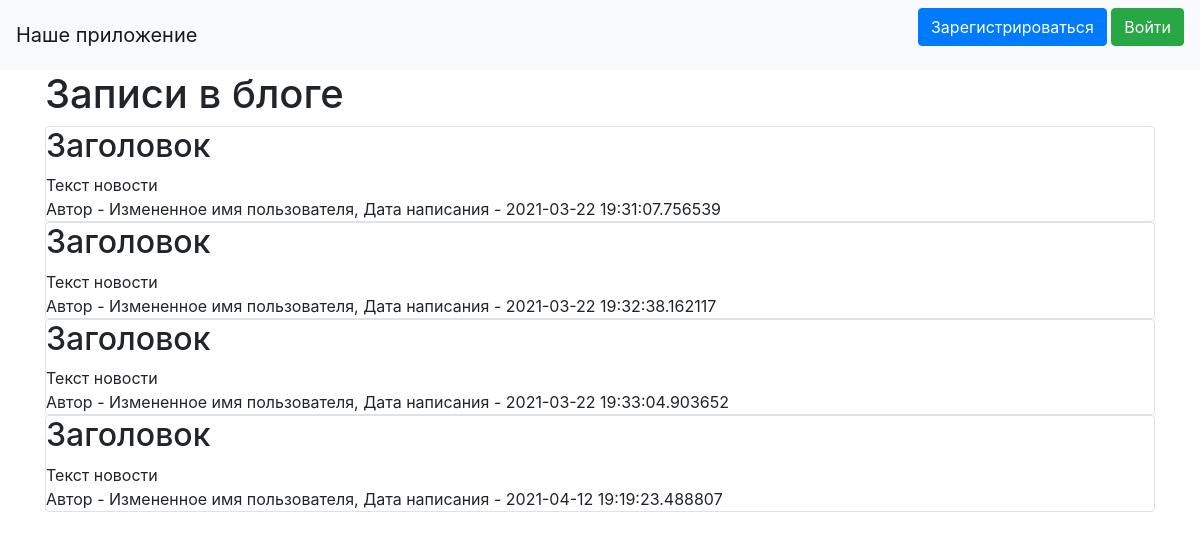
The page / on the database its author committed.
### data/news.py (models this page shows)
class News(SqlAlchemyBase, SerializerMixin):
    __tablename__ = 'news'
    id = sqlalchemy.Column(sqlalchemy.Integer,
                           primary_key=True, autoincrement=True)
    title = sqlalchemy.Column(sqlalchemy.String, nullable=True)
    content = sqlalchemy.Column(sqlalchemy.String, nullable=True)
    created_date = sqlalchemy.Column(sqlalchemy.DateTime,
                                     default=datetime.datetime.now)
    is_private = sqlalchemy.Column(sqlalchemy.Boolean, default=True)
    user_id = sqlalchemy.Column(sqlalchemy.Integer,
                                sqlalchemy.ForeignKey("users.id"))
    user = orm.relationship('User')
    categories = orm.relationship("Category",
                              secondary="association",
                              backref="news")

### data/users.py (models this page shows, shortened)
class User(SqlAlchemyBase, UserMixin, SerializerMixin):
    __tablename__ = 'users'
    id = sqlalchemy.Column(sqlalchemy.Integer,
                           primary_key=True, autoincrement=True)
    name = sqlalchemy.Column(sqlalchemy.String, nullable=True)
    about = sqlalchemy.Column(sqlalchemy.String, nullable=True)
    email = sqlalchemy.Column(sqlalchemy.String,
                              index=True, unique=True, nullable=True)
    hashed_password = sqlalchemy.Column(sqlalchemy.String, nullable=True)
    created_date = sqlalchemy.Column(sqlalchemy.DateTime,
                                     default=datetime.datetime.now)
    news = orm.relationship("News", back_populates='user')

### main.py (the view)
@app.route("/")
def index():
    db_sess = db_session.create_session()
    if current_user.is_authenticated:
        news = db_sess.query(News).filter(
            (News.user == current_user) | (News.is_private != True))
    else:
        news = db_sess.query(News).filter(News.is_private != True)
    return render_template("index.html", news=news)

### data/db_session.py (called while the page is built)
def create_session() -> Session:
    global __factory
    return __factory()

### templates/index.html (shortened to what this page needs)
{% extends "base.html" %}
{% block content %}
<h1>Записи в блоге</h1>
{% for item in news%}
<div class="col-md6 border rounded">
    <h2>{{item.title}}</h2>
    <div>
        {{item.content}}
    </div>
    <div>
        Автор - {{item.user.name}}, Дата написания - {{item.created_date}}
    </div>
</div>
{% endfor %}
{% endblock %}

### templates/base.html (shortened to what this page needs)
<!doctype html>
<html lang="en">
<head>
    <link rel="stylesheet"
          href="https://stackpath.bootstrapcdn.com/bootstrap/4.4.1/css/bootstrap.min.css"
>
</head>
<body>
<header>
    <nav class="navbar navbar-light bg-light">
        <a class="navbar-brand" href="#">Наше приложение</a>
        {% if current_user.is_authenticated %}
            <a class="navbar-brand" href="/logout">{{ current_user.name }}</a>
        {% else %}
            <p>
                <a class="btn btn-primary " href="/register">Зарегистрироваться</a>
                <a class="btn btn-success" href="/login">Войти</a>
            </p>
        {% endif %}
    </nav>
</header>
<main role="main" class="container">
    {% block content %}{% endblock %}
</main>
</body>
</html>

### rows shown on the page
News: title "Заголовок", content "Текст новости", user.name "Измененное имя пользователя", created_date "2021-03-22 19:31:07.756539"
News: title "Заголовок", content "Текст новости", user.name "Измененное имя пользователя", created_date "2021-03-22 19:32:38.162117"
News: title "Заголовок", content "Текст новости", user.name "Измененное имя пользователя", created_date "2021-03-22 19:33:04.903652"
News: title "Заголовок", content "Текст новости", user.name "Измененное имя пользователя", created_date "2021-04-12 19:19:23.488807"
